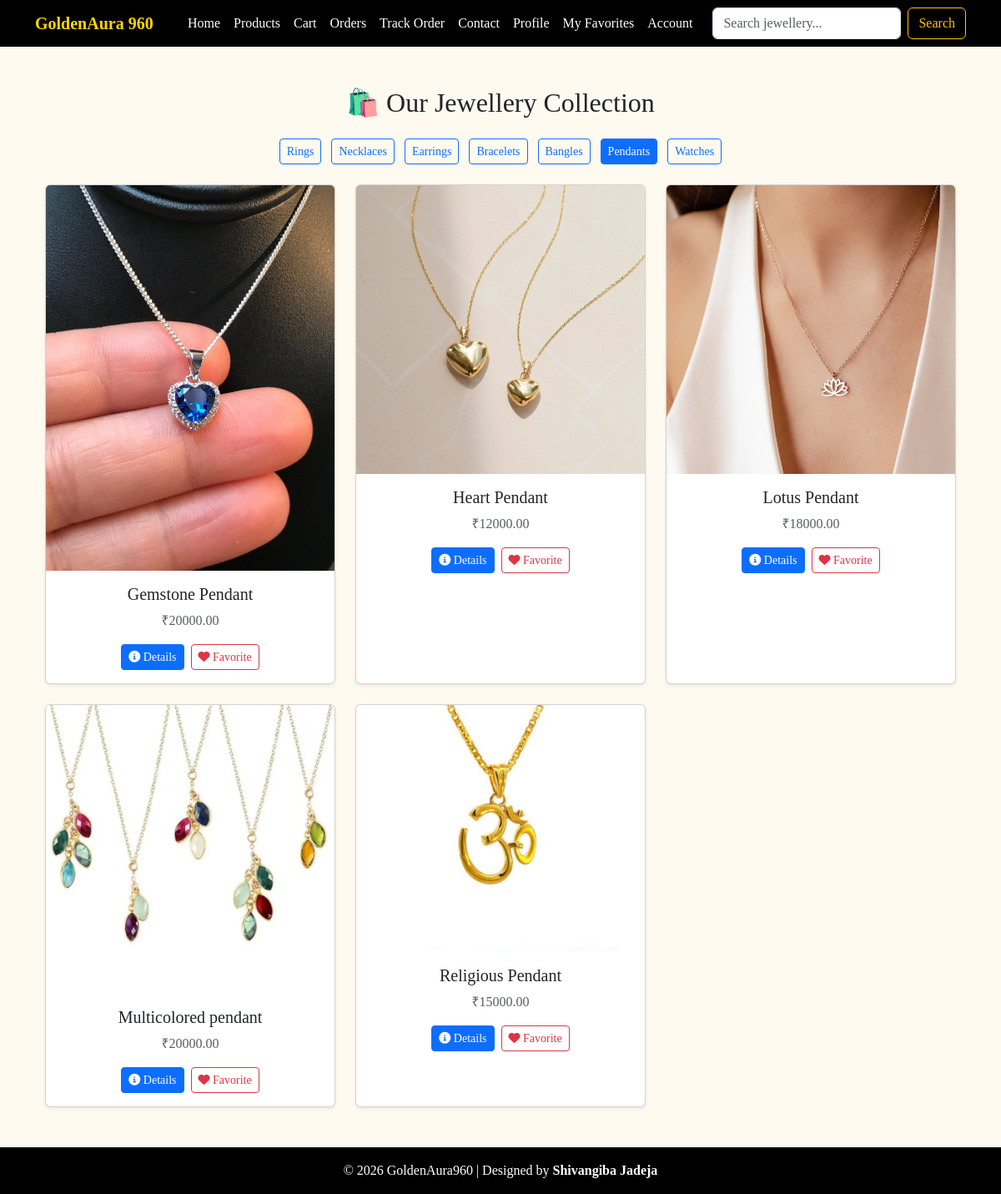
Page /products/6/ on the committed database.
### store/models.py (models this page shows, shortened)
class Category(models.Model):
    name = models.CharField(max_length=100)

class Product(models.Model):
    category = models.ForeignKey(Category, on_delete=models.CASCADE, related_name="products")
    name = models.CharField(max_length=200)
    price = models.DecimalField(max_digits=10, decimal_places=2)
    description = models.TextField()
    image = models.ImageField(upload_to="products/")

### store/views.py (the view)
# urls.py: path("products/<int:category_id>/", views.product_list_by_category, name="product_list_by_category"),
def product_list_by_category(request, category_id):
    category = get_object_or_404(Category, id=category_id)
    products = Product.objects.filter(category=category).order_by("name")
    categories = Category.objects.all()
    return render(request, "store/product_list.html", {
        "products": products,
        "categories": categories,
        "selected_category": category
    })

### store/templates/store/product_list.html (shortened to what this page needs)
{% extends "store/base.html" %}
{% block content %}
<div class="container mt-4">
  <h2 class="mb-4 text-center">🛍️ Our Jewellery Collection</h2>
  <div class="mb-4 text-center">
    {% for category in categories %}
      <a href="{% url 'product_list_by_category' category.id %}"
         class="btn btn-outline-primary btn-sm mx-1
         {% if selected_category and selected_category.id == category.id %}active{% endif %}">
        {{ category.name }}
      </a>
    {% endfor %}
  </div>
  <div class="row">
    {% for product in products %}
      <div class="col-md-4 mb-4">
        <div class="card h-100 shadow-sm rounded">
          <img src="{{ product.image.url }}" class="card-img-top" alt="{{ product.name }}">
          <div class="card-body text-center">
            <h5 class="card-title">{{ product.name }}</h5>
            <p class="card-text text-muted">₹{{ product.price }}</p>
            <div class="d-flex justify-content-center gap-2">
              <a href="{% url 'product_detail' product.id %}" class="btn btn-sm btn-primary">
                <i class="fas fa-info-circle"></i> Details
              </a>
              <a href="{% url 'add_to_favorites' product.id %}" class="btn btn-sm btn-outline-danger">
                <i class="fas fa-heart"></i> Favorite
              </a>
            </div>
          </div>
        </div>
      </div>
    {% empty %}
      <p class="text-center text-muted">No products available.</p>
    {% endfor %}
  </div>
</div>
{% endblock %}

### store/templates/store/base.html (style rules this page uses)
body { font-family: 'Lora', serif; background-color: #fffaf0; min-height: 100vh; display: flex; flex-direction: column; }

### rows in the picture
Category: name "Rings"
Category: name "Necklaces"
Category: name "Earrings"
Category: name "Bracelets"
Category: name "Bangles"
Category: name "Pendants"
Category: name "Watches"
Product: image (picture), name "Gemstone Pendant", price "20000.00"
Product: image (picture), name "Heart Pendant", price "12000.00"
Product: image (picture), name "Lotus Pendant", price "18000.00"
Product: image (picture), name "Multicolored pendant", price "20000.00"
Product: image (picture), name "Religious Pendant", price "15000.00"
